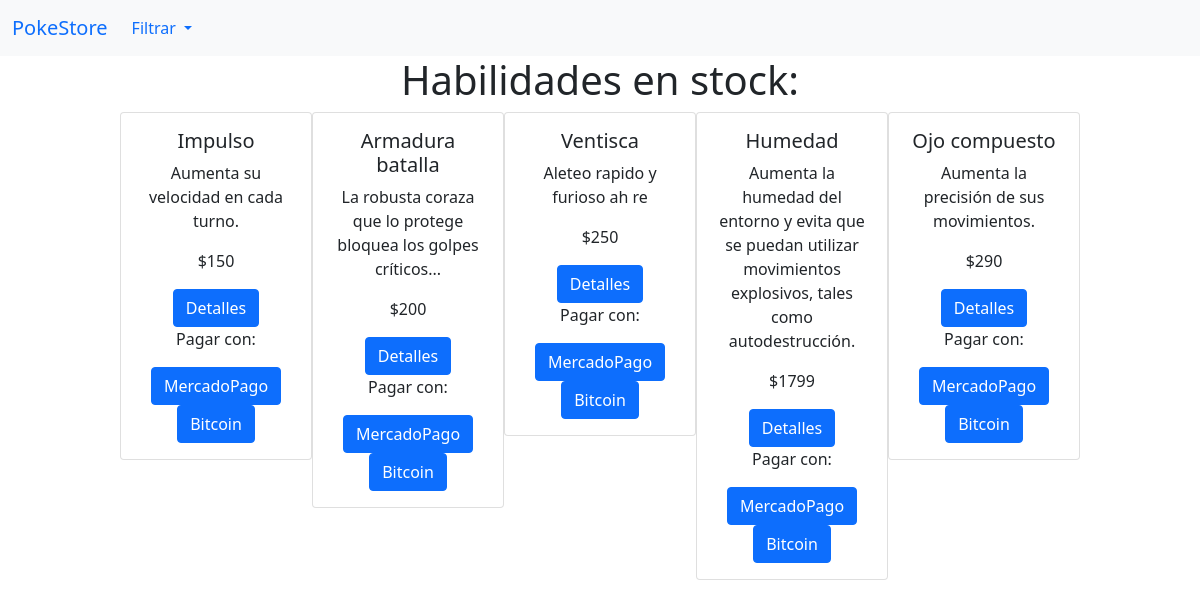
The app's page /listar/listarhabilidades.php with its own data.
### tables this page shows
CREATE TABLE `habilidades` (
  `id` int(11) NOT NULL,
  `nombre` varchar(20) NOT NULL,
  `info` varchar(200) NOT NULL,
  `precio` int(11) NOT NULL
);

### listar/listarhabilidades.php (the view, shortened to what this page needs)
<!DOCTYPE html>
<html lang="en">
<head>
    <link href="https://cdn.jsdelivr.net/npm/bootstrap@5.0.2/dist/css/bootstrap.min.css" rel="stylesheet">
    <link rel="stylesheet" href="../css/style.css">
</head>
<body>
  <nav class="navbar navbar-expand-lg bg-light">
<div class="container-fluid">
  <a class="navbar-brand" href="../index.php">PokeStore</a>
  <div class="collapse navbar-collapse" id="navbarSupportedContent">
    <ul class="navbar-nav me-auto mb-2 mb-lg-0">
      <li class="nav-item dropdown">
        <a class="nav-link dropdown-toggle" href="#" role="button" data-bs-toggle="dropdown" aria-expanded="false">
          Filtrar
        </a>
      </li>
    </ul>
  </div>
</div>
</nav>
<h1>Habilidades en stock:</h1>
<div class="productos">
    <?php
    $conexion = mysqli_connect("127.0.0.1", "root", "");
    mysqli_select_db($conexion, "pokestore");
    $consulta='SELECT * FROM habilidades';
    $datos= mysqli_query($conexion, $consulta);
    while ($reg=mysqli_fetch_array($datos)) { ?>
      <div class="card" style="width: 12rem;">
        <div class="card-body">
          <h5 class="card-title"><?php echo $reg['nombre']; ?></h5>
          <p class="card-text"><?php echo $reg['info']; ?></p>
          <p class="card-text">$<?php echo $reg['precio']; ?></p>
          <a href="../detalle/detalleproducto.php?id=<?php echo $reg['id'];?>" class="btn btn-primary">Detalles</a>
          <br>
          <p>Pagar con:</p>
          <a href="https://mpago.la/25W9n3y" target="_blank" class="btn btn-primary">MercadoPago</a>
          <a href="https://spectrocoin.com/en/integration/buttons/50307-qWMwXmE1ix.html" target="_blank" class="btn btn-primary">Bitcoin</a>
        </div>
      </div>
    <?php } ?>
  </div>
    </body>
    </html>

### css/style.css (style rules this page uses)
.productos { display: flex; align-items: flex-start; justify-content: center; }
body { text-align: center; }

### records on screen
habilidades: nombre "Impulso", info "Aumenta su velocidad en cada turno.", precio "150"
habilidades: nombre "Armadura batalla", info "La robusta coraza que lo protege bloquea los golpes críticos...", precio "200"
habilidades: nombre "Ventisca", info "Aleteo rapido y furioso ah re", precio "250"
habilidades: nombre "Humedad", info "Aumenta la humedad del entorno y evita que se puedan utilizar movimientos explosivos, tales como autodestrucción.", precio "1799"
habilidades: nombre "Ojo compuesto", info "Aumenta la precisión de sus movimientos.", precio "290"
